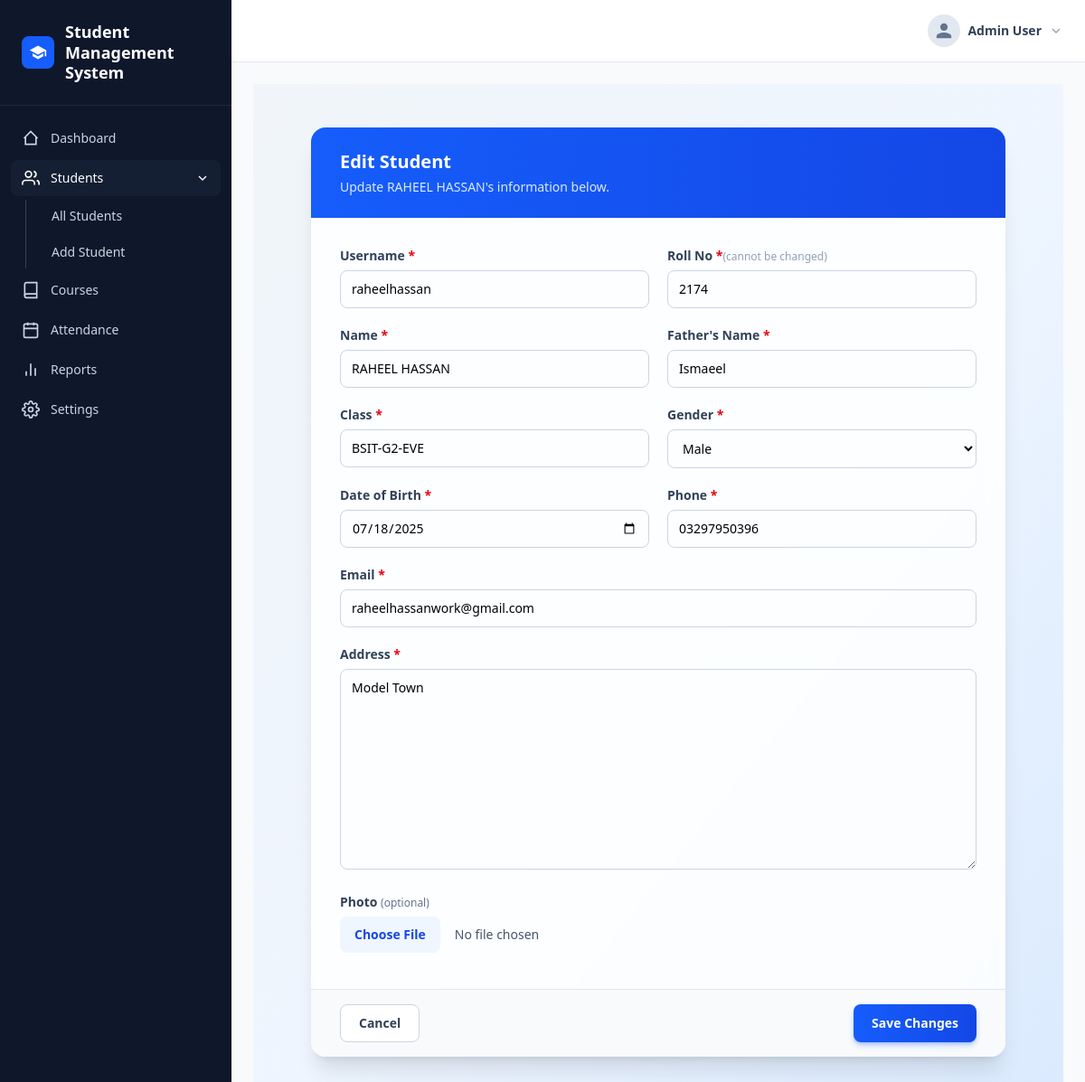
The page /students/student/raheelhassan/edit/ on the database its author committed.
### students/models.py (models this page shows, shortened)
class Student(models.Model):
    username = models.CharField(max_length=100,primary_key=True)
    name = models.CharField(max_length=100)
    image = models.ImageField(upload_to="students/", blank=True, null=True)
    father_name = models.CharField(max_length=100)
    roll_no = models.IntegerField(null=False, unique=True)
    class_name = models.CharField(max_length=100)
    date_of_birth = models.DateField()
    gender = models.CharField(max_length=20, choices=[
        ("Male", "Male"),
        ("Female", "Female"),
        ("Other", "Other"),])
    phone = models.CharField(max_length=20)
    email = models.EmailField()
    address = models.TextField(max_length=200)
    admission_date = models.DateField(auto_now_add=True)

### students/views.py (the view)
# urls.py: path('student/<str:username>/edit/', views.edit_student, name='edit_student'),
def edit_student(request, username):
    student = get_object_or_404(Student, username=username)
    if request.method == "POST":
        form = AddStudent(request.POST, request.FILES, instance=student)
        if form.is_valid():
            new_username = form.cleaned_data['username']
            if new_username != username and Student.objects.filter(username=new_username).exists():
                form.add_error('username', 'This username is already taken. Please choose another.')
            else:
                if new_username != username:
                    with transaction.atomic():
                        form.instance._state.adding = True
                        form.save()
                        Student.objects.filter(username=username).delete()
                else:
                    form.save()
                return redirect('student_profile', username=new_username)
    else:
        form = AddStudent(instance=student)
        form.fields['roll_no'].disabled = True
    return render(request, 'students/edit_student.html', {'add_student': form, 'student': student})

### students/forms.py
class AddStudent(forms.ModelForm):
    class Meta:
        model = Student
        fields = [
            'username',
            'roll_no',
            'name',
            'father_name',
            'image',
            'address',
            'date_of_birth',
            'class_name',
            'gender',
            'phone',
            'email',
        ]
        widgets = {
            'date_of_birth': forms.DateInput(attrs={'type': 'date'}),
            'image': forms.ClearableFileInput(attrs={'accept': 'image/*'}),
        }

### students/templates/students/edit_student.html (shortened to what this page needs)
{% extends "base.html" %}
{% load tailwind_tags %}
{% block content %}
<div class="min-h-screen py-12 px-5 bg-gradient-to-br from-slate-100 via-blue-50 to-blue-100">
  <div class="max-w-3xl mx-auto bg-white/85 backdrop-blur-md rounded-2xl shadow-xl overflow-hidden">
    <div class="bg-gradient-to-r from-blue-600 to-blue-700 text-white px-8 py-6">
      <h1 class="text-xl font-bold">Edit Student</h1>
      <p class="text-blue-100 text-sm mt-1">Update {{ student.name }}'s information below.</p>
    </div>
    <div class="px-8 py-8">
      <form method="POST" enctype="multipart/form-data" id="studentForm" novalidate>
        <div class="grid grid-cols-1 md:grid-cols-2 gap-5 mb-5">
          <div>
            <label for="{{ add_student.username.id_for_label }}" class="block text-sm font-semibold text-slate-700 mb-1.5">
              Username <span class="text-red-600">*</span>
            </label>
            {{ add_student.username }}
          </div>
          <div>
            <label for="{{ add_student.roll_no.id_for_label }}" class="block text-sm font-semibold text-slate-700 mb-1.5">
              Roll No <span class="text-red-600">*</span><span class="text-slate-400 font-normal text-xs">(cannot be changed)</span>
            </label>
            {{ add_student.roll_no }}
          </div>
        </div>
        <div class="grid grid-cols-1 md:grid-cols-2 gap-5 mb-5">
          <div>
            <label for="{{ add_student.name.id_for_label }}" class="block text-sm font-semibold text-slate-700 mb-1.5">
              Name <span class="text-red-600">*</span>
            </label>
            {{ add_student.name }}
          </div>
          <div>
            <label for="{{ add_student.father_name.id_for_label }}" class="block text-sm font-semibold text-slate-700 mb-1.5">
              Father's Name <span class="text-red-600">*</span>
            </label>
            {{ add_student.father_name }}
          </div>
        </div>
        <div class="grid grid-cols-1 md:grid-cols-2 gap-5 mb-5">
          <div>
            <label for="{{ add_student.class_name.id_for_label }}" class="block text-sm font-semibold text-slate-700 mb-1.5">
              Class <span class="text-red-600">*</span>
            </label>
            {{ add_student.class_name }}
          </div>
          <div>
            <label for="{{ add_student.gender.id_for_label }}" class="block text-sm font-semibold text-slate-700 mb-1.5">
              Gender <span class="text-red-600">*</span>
            </label>
            {{ add_student.gender }}
          </div>
        </div>
        <div class="grid grid-cols-1 md:grid-cols-2 gap-5 mb-5">
          <div>
            <label for="{{ add_student.date_of_birth.id_for_label }}" class="block text-sm font-semibold text-slate-700 mb-1.5">
              Date of Birth <span class="text-red-600">*</span>
            </label>
            {{ add_student.date_of_birth }}
          </div>
          <div>
            <label for="{{ add_student.phone.id_for_label }}" class="block text-sm font-semibold text-slate-700 mb-1.5">
              Phone <span class="text-red-600">*</span>
            </label>
            {{ add_student.phone }}
          </div>
        </div>
        <div class="mb-5">
          <label for="{{ add_student.email.id_for_label }}" class="block text-sm font-semibold text-slate-700 mb-1.5">
            Email <span class="text-red-600">*</span>
          </label>
          {{ add_student.email }}
        </div>
        <div class="mb-5">
          <label for="{{ add_student.address.id_for_label }}" class="block text-sm font-semibold text-slate-700 mb-1.5">
            Address <span class="text-red-600">*</span>
          </label>
          {{ add_student.address }}
        </div>
        <div class="mb-2">
          <label for="{{ add_student.image.id_for_label }}" class="block text-sm font-semibold text-slate-700 mb-1.5">
            Photo <span class="text-slate-500 font-normal text-xs">(optional)</span>
          </label>
          {{ add_student.image }}
        </div>
      </form>
    </div>
    <div class="border-t border-slate-200 bg-slate-50 px-8 py-4 flex justify-between">
      <a href="{% url 'student_profile' student.username %}"
        class="px-5 py-2.5 rounded-lg border border-slate-300 bg-white text-slate-700 text-sm font-semibold hover:bg-slate-100 transition">
        Cancel
      </a>
      <button type="submit" form="studentForm"
        class="px-5 py-2.5 rounded-lg bg-gradient-to-r from-blue-600 to-blue-700 text-white text-sm font-semibold shadow-md shadow-blue-600/30 hover:brightness-105 transition">
        Save Changes
      </button>
    </div>
  </div>
</div>
{% endblock %}

### rows shown on the page
Student: name "RAHEEL HASSAN", username "raheelhassan", roll_no "2174", father_name "Ismaeel", class_name "BSIT-G2-EVE", gender "Male", date_of_birth "07/18/2025", phone "03297950396", email "raheelhassanwork@gmail.com", address "Model Town"
